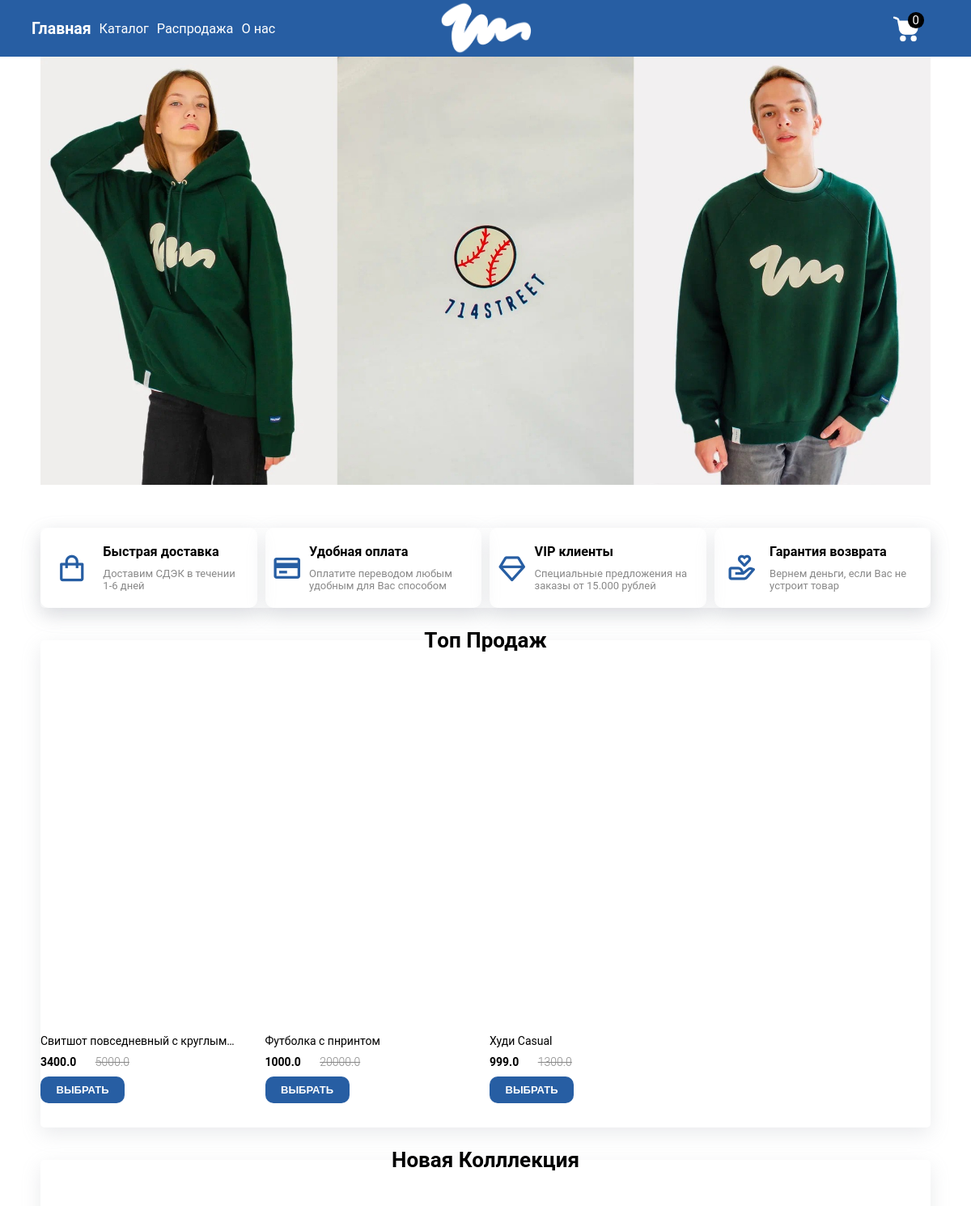
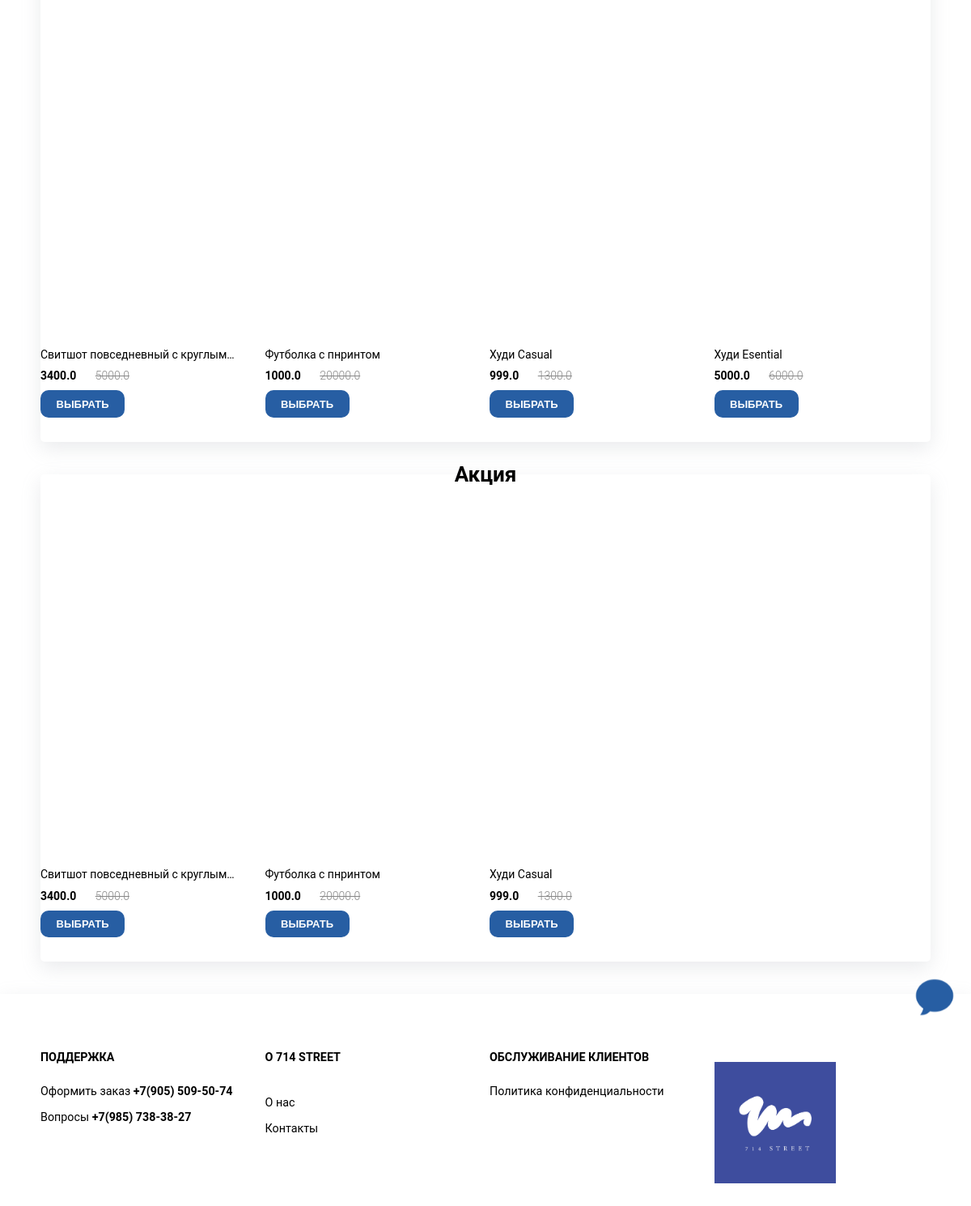
The page / on the database its author committed (2 pictures, top to bottom).
### app/models/product.py (models this page shows)
class Product(db):
    __tablename__ = 'products'
    id = Column(Integer(), primary_key=True, autoincrement=True)
    name = Column(String(100), nullable=False)
    description = Column(String(500), nullable=False)
    categories = Column(String(100), nullable=False)
    sizes = Column(String(100))
    colors = Column(String(100))
    sections = Column(String(100))
    price = Column(Float(), nullable=False)
    old_price = Column(Float())
    main_photo = Column(String(), nullable=False)
    photos = Column(String())

### app/main/routes.py (the view)
@bp.route('/')
def index():
    if 'count' in session:
        count_products = session['count']
    else:
        count_products = 0
    db_session = create_session()
    products_top = db_session.query(Product).filter(Product.sections.contains("Топ продаж")).order_by(Product.id).all()
    products_new_collection = db_session.query(Product).filter(Product.sections.contains("Новая коллекция")).order_by(
        Product.id).all()
    products_stock = db_session.query(Product).filter(Product.sections.contains("Акции")).order_by(Product.id).all()
    return render_template('index.html', title="Главная страница", products_top=products_top,
                           products_new_collection=products_new_collection, products_stock=products_stock,
                           count_products=count_products)

### app/extensions.py (called while the page is built)
def create_session():
    db.metadata.bind = engine
    db_session = sessionmaker(bind=engine)
    session = db_session()
    return session

### app/templates/index.html (shortened to what this page needs)
{% extends "base.html" %}
{% block content %}
<div>
  <div class="hero-slider">
    <div class="hero-slider__item ">
      <div class="hero-slider__item__image">
        <img src="{{ url_for('static', filename='images//image_3.jpg') }}" alt="">
      </div>
    </div>
  </div>
  <div class="section ">
    <div class="section__body">
      <div class="grid grid-col-4 grid-col-md-2 grid-col-sm-1" style="gap: 10px;">
        <div class="policy-card">
          <div class="policy-card__icon">
            <i class="bx bx-shopping-bag"></i>
          </div>
          <div class="policy-card__info">
            <div class="policy-card__info__name">Быстрая доставка</div>
            <div class="policy-card__info__description">Доставим СДЭК в течении 1-6 дней</div>
          </div>
        </div>
        <div class="policy-card">
          <div class="policy-card__icon">
            <i class="bx bx-credit-card"></i>
          </div>
          <div class="policy-card__info">
            <div class="policy-card__info__name">Удобная оплата</div>
            <div class="policy-card__info__description">Оплатите переводом любым удобным для Вас способом</div>
          </div>
        </div>
        <div class="policy-card">
          <div class="policy-card__icon">
            <i class="bx bx-diamond"></i>
          </div>
          <div class="policy-card__info">
            <div class="policy-card__info__name">VIP клиенты</div>
            <div class="policy-card__info__description">Специальные предложения на заказы от 15.000 рублей</div>
          </div>
        </div>
        <div class="policy-card">
          <div class="policy-card__icon">
            <i class="bx bx-donate-heart"></i>
          </div>
          <div class="policy-card__info">
            <div class="policy-card__info__name">Гарантия возврата</div>
            <div class="policy-card__info__description">Вернем деньги, если Вас не устроит товар</div>
          </div>
        </div>
      </div>
    </div>
  </div>
  <div class="section ">
    <div class="section__title">
      <p>Tоп продаж</p>
    </div>
    <div class="section__body">
      <div class="grid grid-col-4 grid-col-md-2 grid-col-sm-2" style="gap: 10px;">
        {% for product in products_top %}
          <div class="product-card">
              <a href="{{ url_for('main.product', product_id=product.id) }}">
                  <div class="product-card__image">
                  </div>
              </a>
              <a href="{{ url_for('main.product', product_id=product.id) }}">
                  <h3 class="product-card__name">{{ product.name }}</h3>
                  <div class="product-card__price">
                      {{ product.price }}
                      {% if product.old_price %}
                         <span class="product-card__price__old">
                              <del>{{ product.old_price }}</del>
                          </span>
                      {% endif %}
                  </div>
              </a>
              <div class="product-card__btn">
                  <button class="btn bg-main btn-sm">
                      <a href="{{ url_for('main.product', product_id=product.id) }}" class="btn__txt"> Выбрать</a>
                  </button>
              </div>
          </div>
        {% endfor %}
      </div>
    </div>
  </div>
  <div class="section ">
    <div class="section__title">
      <p>Новая колллекция</p>
    </div>
    <div class="section__body">
      <div class="grid grid-col-4 grid-col-md-2 grid-col-sm-2" style="gap: 10px;">
        {% for product in products_new_collection %}
          <div class="product-card">
              <a href="{{ url_for('main.product', product_id=product.id) }}">
                  <div class="product-card__image">
                  </div>
              </a>
              <a href="{{ url_for('main.product', product_id=product.id) }}">
                  <h3 class="product-card__name">{{ product.name }}</h3>
                  <div class="product-card__price">
                      {{ product.price }}
                      {% if product.old_price %}
                         <span class="product-card__price__old">
                              <del>{{ product.old_price }}</del>
                          </span>
                      {% endif %}
                  </div>
              </a>
              <div class="product-card__btn">
                  <button class="btn bg-main btn-sm">
                      <a href="{{ url_for('main.product', product_id=product.id) }}" class="btn__txt"> Выбрать</a>
                  </button>
              </div>
          </div>
        {% endfor %}
      </div>
    </div>
  </div>
  <div class="section ">
    <div class="section__title">
      <p>Акция</p>
    </div>
    <div class="section__body">
      <div class="grid grid-col-4 grid-col-md-2 grid-col-sm-2" style="gap: 10px;">
        {% for product in products_stock %}
          <div class="product-card">
              <a href="{{ url_for('main.product', product_id=product.id) }}">
                  <div class="product-card__image">
                  </div>
              </a>
              <a href="{{ url_for('main.product', product_id=product.id) }}">
                  <h3 class="product-card__name">{{ product.name }}</h3>
                  <div class="product-card__price">
                      {{ product.price }}
                      {% if product.old_price %}
                         <span class="product-card__price__old">
                              <del>{{ product.old_price }}</del>
                          </span>
                      {% endif %}
                  </div>
              </a>
              <div class="product-card__btn">
                  <button class="btn bg-main btn-sm">
                      <a href="{{ url_for('main.product', product_id=product.id) }}" class="btn__txt"> Выбрать</a>
                  </button>
              </div>
          </div>
        {% endfor %}
      </div>
    </div>
  </div>
</div>
{% endblock %}

### app/templates/base.html (shortened to what this page needs)
<!DOCTYPE html>
<html>
	<head>
		<link rel="stylesheet" type="text/css" href="{{ url_for('static', filename='css/style.css') }}" />
		<link rel="stylesheet" type="text/css" href="{{ url_for('static', filename='css/media-queries.css') }}" />
		<link href='https://unpkg.com/boxicons@2.1.4/css/boxicons.min.css' rel='stylesheet'>
		<html lang="ru" />
	</head>
	<body id="body">
		<nav>
			<div class="main_nav">
				<div class="nav_logo">
					<a href="/"><img class="img_logo" src="{{ url_for('static', filename='images//logo714trang.png') }}" alt=""></a>
				</div>
				<div class="nav_menu">
					<div class="nav_menu_left">
						<div class="nav_menu_item nav_menu_left_item">
							<a href="/">
								<span style="font-weight: 700">Главная</span>
							</a>
						</div>
						<div class="nav_menu_item nav_menu_left_item">
							<a href="/catalog">
								<span>Каталог</span>
							</a>
						</div>
						<div class="nav_menu_item nav_menu_left_item">
							<a href="/sales">
								<span>Распродажа</span>
							</a>
						</div>
						<div class="nav_menu_item nav_menu_left_item">
							<a href="/about">
								<span>О нас</span>
							</a>
						</div>
					</div>
					<div class="nav_menu_right">
						<a href="/cart">
							<img class="nav_menu_right_item_cart" src="{{ url_for('static', filename='images//shopping-cart.png') }}" alt="">
							<div class="header__menu__right__item__quantity">{{ count_products }}</div>
						</a>
					</div>
				</div>
			</div>
		</nav>
		<div class="cont_main">
			<div class="main">
				{% block content %}{% endblock %}
			</div>
		</div>
		<footer>
			<div class="main_footer">
				<div class="grid grid-col-4 grid-col-md-2 grid-col-sm-1" style="gap: 10px;">
					<div>
						<div class="footer__title">Поддержка</div>
						<div class="footer__content">
							<p>Оформить заказ <a href="tel:+79055095074"><strong>+7(905) 509-50-74</strong></a></p>
							<p>Вопросы <a href="tel:+79857383827"><strong>+7(985) 738-38-27</strong></a></p>
						</div>
					</div>
						<div class="foot_about">
							<div class="footer__title">О 714 Street</div>
							<div class="footer__content">
								<p><a href="/about">О нас</a></p>
								<p><a href="/contact">Контакты</a></p>
							</div>
						</div>
					<div class="care">
						<div class="footer__title">Обслуживание клиентов</div>
						<div class="footer__content">
							<p><a href="/policy-refund">Политика конфиденциальности</a></p>
						</div>
					</div>
					<div class="footer__about">
							<p><a href="/"><img src="{{ url_for('static', filename='images//logo714.png') }}" class="footer__logo" alt=""></a></p>
					</div>
				</div>
			</div>
		</footer>
		<div class="custom-chat">
			<div class="custom-chat__btn" id="contacts">
				<img src="{{ url_for('static', filename='images//mess_icon.png') }}" alt="">
			</div>
		</div>
	</body>
</html>

### app/static/css/media-queries.css (style rules this page uses)
@media screen and (max-width: 1250px) and (min-width: 1025px) { .nav_menu_item~.nav_menu_item { margin-left: 10px; font-size: 1.25rem; } }

### rows shown on the page
Product: name "Свитшот повседневный с…", price "3400.0", old_price "5000.0"
Product: name "Футболка с пнринтом", price "1000.0", old_price "20000.0"
Product: name "Худи Casual", price "999.0", old_price "1300.0"
Product: name "Худи Esential", price "5000.0", old_price "6000.0"
